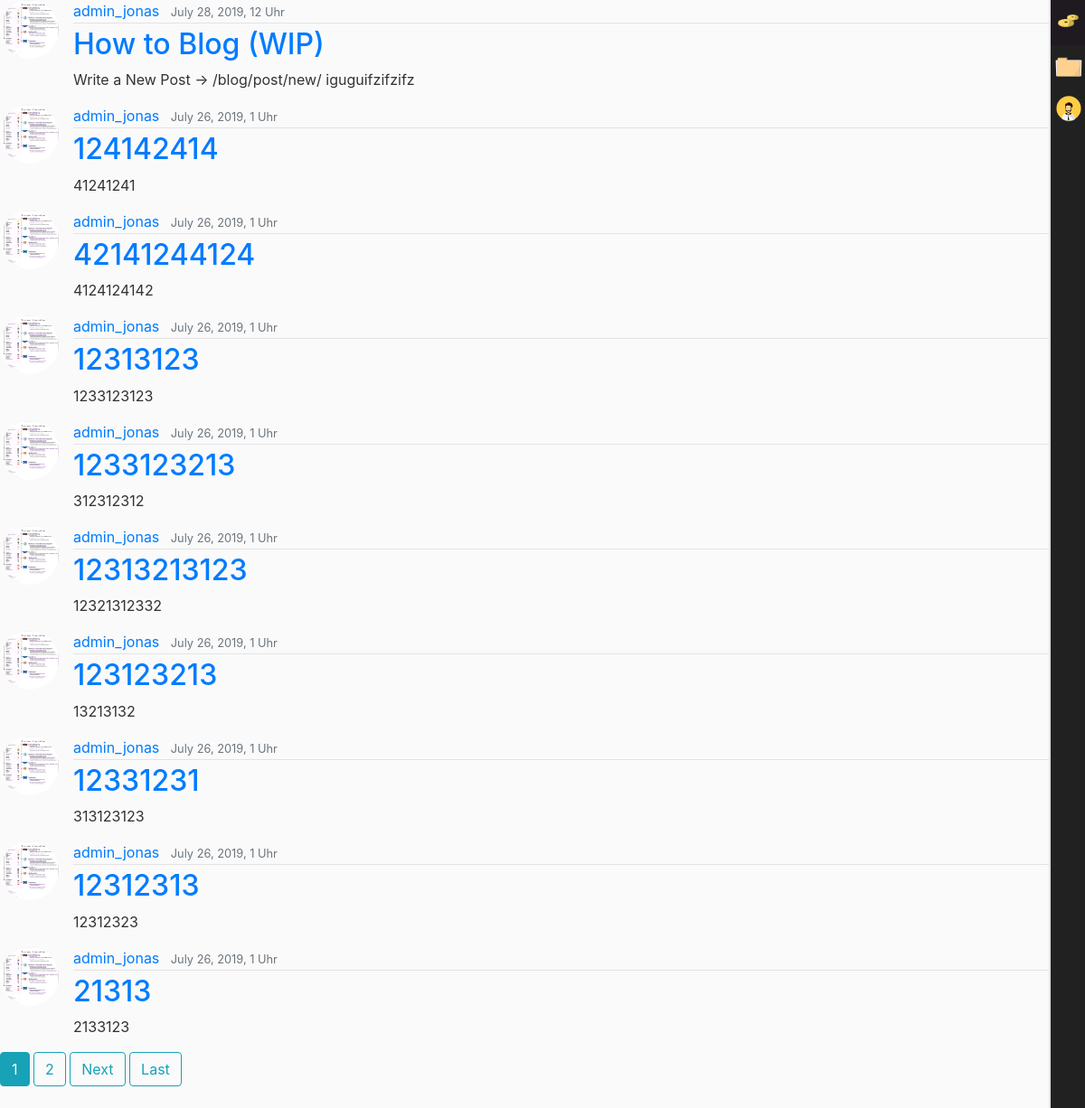
/blog/, run on an earlier commit of the app's database.
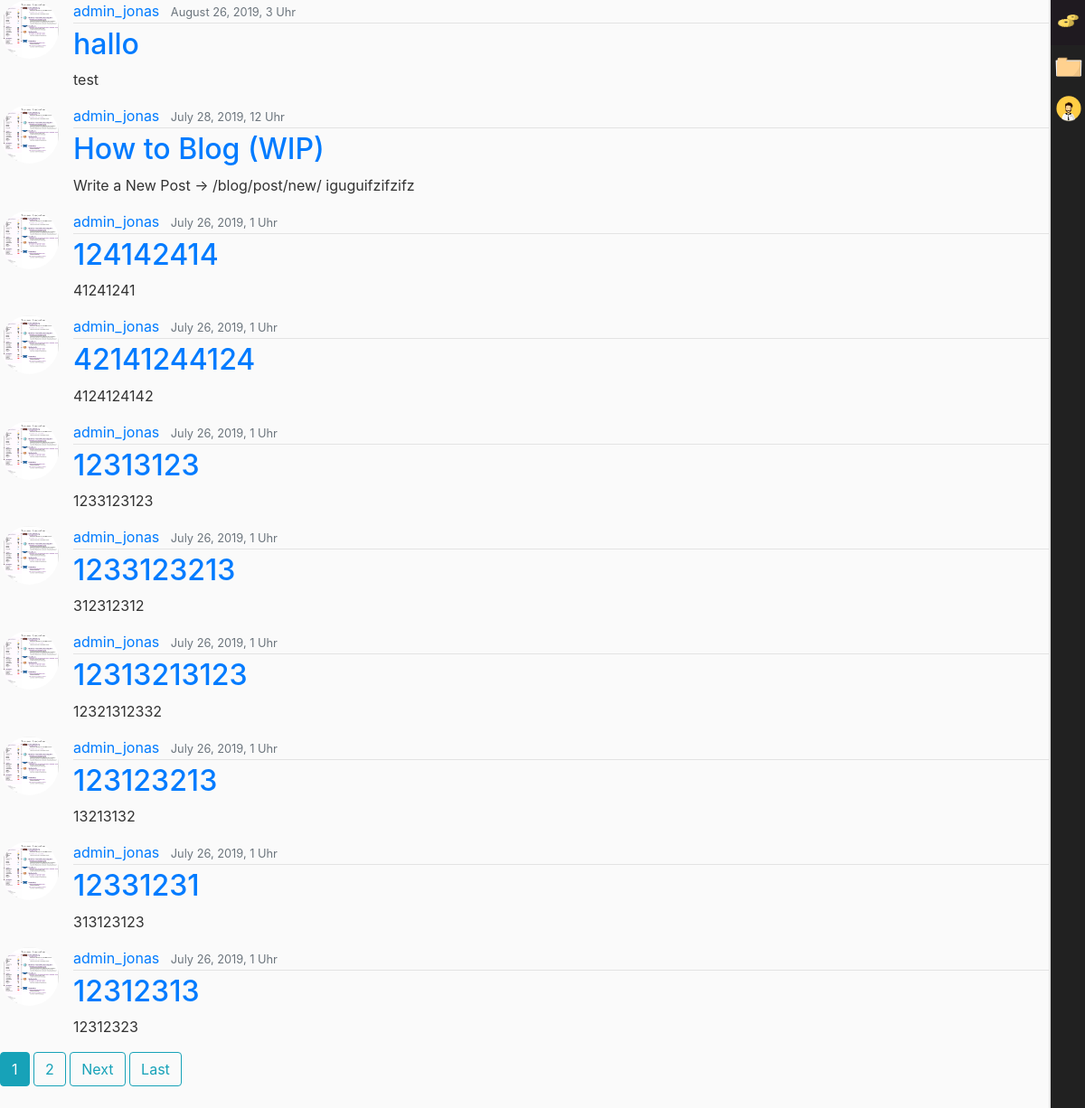
And on a later commit of the database.
### blog/models.py (models this page shows, shortened)
class Post(models.Model):
    title = models.CharField(max_length=100)
    content = models.TextField()
    date_posted = models.DateTimeField(default=timezone.now)
    author = models.ForeignKey(User, on_delete=models.CASCADE)

### users/models.py (models this page shows, shortened)
class Profile(models.Model):
    user = models.OneToOneField(User, on_delete=models.CASCADE)
    image = models.ImageField(default='default.jpg', upload_to='profile_images')

### blog/views.py (the view)
# urls.py: path('', PostListView.as_view()),
class PostListView(ListView):
    model = Post
    template_name = 'blog/blog.html'
    context_object_name = 'posts'
    ordering = ['-date_posted']
    paginate_by = 10

### blog/templates/blog/blog.html (shortened to what this page needs)
{% extends 'base/base.html' %}
{% block content %}
{% for element in posts %}
<article class="media content-section">
<img class="rounded-circle article-img" src="{{ element.author.profile.image.url }}">
    <div class="media-body">
        <div class="article-metadata">
            <a class="mr-2" href="{% url 'user-posts' element.author.username %}">{{ element.author }}</a>
            <small class="text-muted">{{ element.date_posted|date:"F d, Y, g"}} Uhr</small>
        </div>
        <h2><a class="article-title" href="{% url 'post-detail' element.id %}">{{ element.title }}</a></h2>
        <p class="article-content">{{ element.content }}</p>
    </div>
</article>
{% endfor %}
{% if is_paginated%}
    {% for num in page_obj.paginator.page_range %}
        {% if page_obj.number == num %}
            <a class="btn btn-info mb-4" href="?page={{ num }}">{{ num }}</a>
        {% elif num > page_obj.number|add:'-3' and num < page_obj.number|add:'3' %}
        <a class="btn btn-outline-info mb-4" href="?page={{ num }}">{{ num }}</a>
        {% endif %}
    {% endfor %}
    {% if page_obj.has_next %}
            <a class="btn btn-outline-info mb-4" href="?page={{ page_obj.next_page_number}}">Next</a>
            <a class="btn btn-outline-info mb-4" href="?page={{ page_obj.paginator.num_pages}}">Last</a>
    {% endif%}
{% endif %}
{% endblock content %}

### base/templates/base/base.html (shortened to what this page needs)
{% load static %}
<!DOCTYPE html>
<html>
<head>
  <link rel="stylesheet" href="https://stackpath.bootstrapcdn.com/bootstrap/4.3.1/css/bootstrap.min.css"
>
  <link rel="stylesheet" type="text/css" href="{% static 'base/main.css' %}">
</head>
<body>
  <header class="site-header">
    <nav class="main-menu">
      <div class="user_tool">
        {% if user.is_authenticated %}
        <div class="user_tool_profileimg-a">
          <img class="user_tool_profileimg" src="{{ user.profile.image.url }}">
          <div class="user_tool_usermenu usermenu_hidden">
            <ul>
              <li>
                <a href="{%url 'profile'%}">Profile - {{user.username}} </a>
              </li>
              <li>
                <a href="{%url 'profile'%}">Settings</a>
              </li>
              <li>
                <a href="{%url 'logout'%}">Logout</a>
              </li>
            </ul>
          </div>
        </div>
        <div class="user_tool_info">
          <a href="{%url 'logout'%}">
            <img class="user_tool_icon float_right" src="{% static 'base/logout.svg' %}">
          </a>
        </div>
        {% else %}
        <div class="user_tool_profileimg-a">
          <img class="user_tool_profileimg" src="{% static 'base/cogwheel.svg' %}">
        </div>
        {% endif %}
      </div>
      <li class="has_subnav">
        <div class="subnav-a">
          <img class="icon icon_folder" src="{% static 'base/folder.svg' %}">
        </div>
      </li>
      <li>
        <a href="{% url 'index'%}">
          <img class="icon" src="{% static 'base/about_me.svg' %}">
        </a>
      </li>
    </nav>
  </header>
  <main>
        {% block content %}{% endblock %}
  </main>
</body>
</html>

### base/static/base/main.css (style rules this page uses)
body { background: #fafafa; color: #333333; }
h1, h2, h3, h4, h5, h6 { color: #444444; }
.main-menu { position: fixed; overflow: hidden; background: #212121; border-left: 2px solid #e5e5e5; top: 0; bottom: 0; right: 0; height: 100%; width: 40px; transition: width 0.1s linear; z-index: 1000; }
.main-menu li { position: relative; display: block; width: 100%; }
.main-menu li>a { position: relative; display: table; color: rgb(194, 194, 194); font-size: 15px; text-decoration: none; transition: all 0.1s linear; width: 100%; }
.icon { position: relative; display: table-cell; vertical-align: middle; width: 40px; height: 40px; padding: 4px; text-align: center; font-size: 20px; }
.icon_folder { transform: translateY(-6px); }
nav ul, nav li { outline: 0; margin: 0; padding: 0; }
.subnav-a { position: relative; display: table; transition: 2s linear all; color: rgb(194, 194, 194); font-size: 15px; text-decoration: none; transition: all .1s linear; width: 100%; }
.user_tool { position: relative; left: 0; top: 0; width: 100%; height: 50px; background-color: #1f1a20; display: flex; padding-right: 40px; padding-top: 5px; padding-left: 5px; padding-bottom: 5px; }
img.user_tool_profileimg { position: relative; width: 25px; height: 25px; border-radius: 50%; display: block; margin-right: 10px; margin-top: 5px; margin-left: 2px; transition: all 0.3s ease; transition-delay: 0.15s; }
.article-img { height: 65px; width: 65px; margin-right: 16px; }
.article-metadata { padding-bottom: 1px; margin-bottom: 4px; border-bottom: 1px solid #e3e3e3 }

What changed in the data, as far as the page shows it:
no longer on this page (row unchanged): Post: author.profile.image (picture), author "admin_jonas", date_posted "July 26, 2019, 1", title "21313", content "2133123"
added Post: author.profile.image (picture), author "admin_jonas", date_posted "August 26, 2019, 3", title "hallo", content "test"
